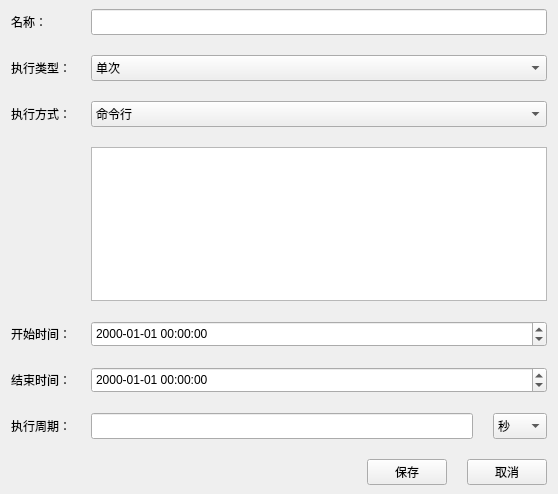
<?xml version="1.0" encoding="UTF-8"?>
<ui version="4.0">
 <class>Form</class>
 <widget class="QWidget" name="Form">
  <property name="geometry">
   <rect>
    <x>0</x>
    <y>0</y>
    <width>558</width>
    <height>494</height>
   </rect>
  </property>
  <property name="windowTitle">
   <string>新建</string>
  </property>
  <layout class="QHBoxLayout" name="horizontalLayout">
   <property name="leftMargin">
    <number>2</number>
   </property>
   <property name="topMargin">
    <number>0</number>
   </property>
   <property name="rightMargin">
    <number>2</number>
   </property>
   <property name="bottomMargin">
    <number>0</number>
   </property>
   <item>
    <layout class="QGridLayout" name="gridLayout">
     <property name="leftMargin">
      <number>9</number>
     </property>
     <property name="topMargin">
      <number>9</number>
     </property>
     <property name="rightMargin">
      <number>9</number>
     </property>
     <property name="bottomMargin">
      <number>9</number>
     </property>
     <property name="spacing">
      <number>20</number>
     </property>
     <item row="7" column="1">
      <layout class="QHBoxLayout" name="horizontalLayout_2">
       <item>
        <spacer name="horizontalSpacer">
         <property name="orientation">
          <enum>Qt::Horizontal</enum>
         </property>
         <property name="sizeHint" stdset="0">
          <size>
           <width>40</width>
           <height>20</height>
          </size>
         </property>
        </spacer>
       </item>
       <item>
        <widget class="QPushButton" name="save">
         <property name="minimumSize">
          <size>
           <width>0</width>
           <height>26</height>
          </size>
         </property>
         <property name="autoFillBackground">
          <bool>false</bool>
         </property>
         <property name="text">
          <string>保存</string>
         </property>
        </widget>
       </item>
       <item>
        <widget class="QPushButton" name="cancel">
         <property name="minimumSize">
          <size>
           <width>0</width>
           <height>26</height>
          </size>
         </property>
         <property name="text">
          <string>取消</string>
         </property>
        </widget>
       </item>
      </layout>
     </item>
     <item row="1" column="0">
      <widget class="QLabel" name="label">
       <property name="minimumSize">
        <size>
         <width>0</width>
         <height>26</height>
        </size>
       </property>
       <property name="baseSize">
        <size>
         <width>0</width>
         <height>0</height>
        </size>
       </property>
       <property name="text">
        <string>执行类型：</string>
       </property>
      </widget>
     </item>
     <item row="0" column="0">
      <widget class="QLabel" name="label_4">
       <property name="text">
        <string>名称：</string>
       </property>
      </widget>
     </item>
     <item row="4" column="0">
      <widget class="QLabel" name="label_3">
       <property name="minimumSize">
        <size>
         <width>0</width>
         <height>26</height>
        </size>
       </property>
       <property name="baseSize">
        <size>
         <width>0</width>
         <height>0</height>
        </size>
       </property>
       <property name="text">
        <string>开始时间：</string>
       </property>
      </widget>
     </item>
     <item row="0" column="1">
      <widget class="QLineEdit" name="name">
       <property name="minimumSize">
        <size>
         <width>0</width>
         <height>26</height>
        </size>
       </property>
      </widget>
     </item>
     <item row="6" column="1">
      <layout class="QHBoxLayout" name="horizontalLayout_4">
       <item>
        <widget class="QLineEdit" name="cycleVal">
         <property name="minimumSize">
          <size>
           <width>0</width>
           <height>26</height>
          </size>
         </property>
        </widget>
       </item>
       <item>
        <widget class="QComboBox" name="cycleType">
         <property name="minimumSize">
          <size>
           <width>0</width>
           <height>26</height>
          </size>
         </property>
         <item>
          <property name="text">
           <string>秒</string>
          </property>
         </item>
         <item>
          <property name="text">
           <string>分钟</string>
          </property>
         </item>
         <item>
          <property name="text">
           <string>小时</string>
          </property>
         </item>
         <item>
          <property name="text">
           <string>天</string>
          </property>
         </item>
         <item>
          <property name="text">
           <string>周</string>
          </property>
         </item>
        </widget>
       </item>
      </layout>
     </item>
     <item row="4" column="1">
      <widget class="QDateTimeEdit" name="runTime">
       <property name="minimumSize">
        <size>
         <width>0</width>
         <height>26</height>
        </size>
       </property>
       <property name="alignment">
        <set>Qt::AlignLeading|Qt::AlignLeft|Qt::AlignVCenter</set>
       </property>
       <property name="displayFormat">
        <string>yyyy-MM-dd HH:mm:ss</string>
       </property>
      </widget>
     </item>
     <item row="2" column="0">
      <widget class="QLabel" name="label_6">
       <property name="minimumSize">
        <size>
         <width>0</width>
         <height>26</height>
        </size>
       </property>
       <property name="text">
        <string>执行方式：</string>
       </property>
      </widget>
     </item>
     <item row="2" column="1">
      <widget class="QComboBox" name="runMode">
       <property name="minimumSize">
        <size>
         <width>0</width>
         <height>26</height>
        </size>
       </property>
       <item>
        <property name="text">
         <string>命令行</string>
        </property>
       </item>
       <item>
        <property name="text">
         <string>文件</string>
        </property>
       </item>
      </widget>
     </item>
     <item row="5" column="0">
      <widget class="QLabel" name="label_2">
       <property name="text">
        <string>结束时间：</string>
       </property>
      </widget>
     </item>
     <item row="1" column="1">
      <widget class="QComboBox" name="opType">
       <property name="minimumSize">
        <size>
         <width>0</width>
         <height>26</height>
        </size>
       </property>
       <property name="styleSheet">
        <string notr="true"/>
       </property>
       <property name="insertPolicy">
        <enum>QComboBox::NoInsert</enum>
       </property>
       <item>
        <property name="text">
         <string>单次</string>
        </property>
       </item>
       <item>
        <property name="text">
         <string>循环</string>
        </property>
       </item>
      </widget>
     </item>
     <item row="6" column="0">
      <widget class="QLabel" name="label_5">
       <property name="text">
        <string>执行周期：</string>
       </property>
      </widget>
     </item>
     <item row="3" column="1">
      <widget class="QTextEdit" name="runCmd">
       <property name="minimumSize">
        <size>
         <width>0</width>
         <height>150</height>
        </size>
       </property>
      </widget>
     </item>
     <item row="5" column="1">
      <widget class="QDateTimeEdit" name="stopTime">
       <property name="minimumSize">
        <size>
         <width>0</width>
         <height>26</height>
        </size>
       </property>
       <property name="displayFormat">
        <string>yyyy-MM-dd HH:mm:ss</string>
       </property>
      </widget>
     </item>
    </layout>
   </item>
  </layout>
 </widget>
 <resources/>
 <connections/>
</ui>
